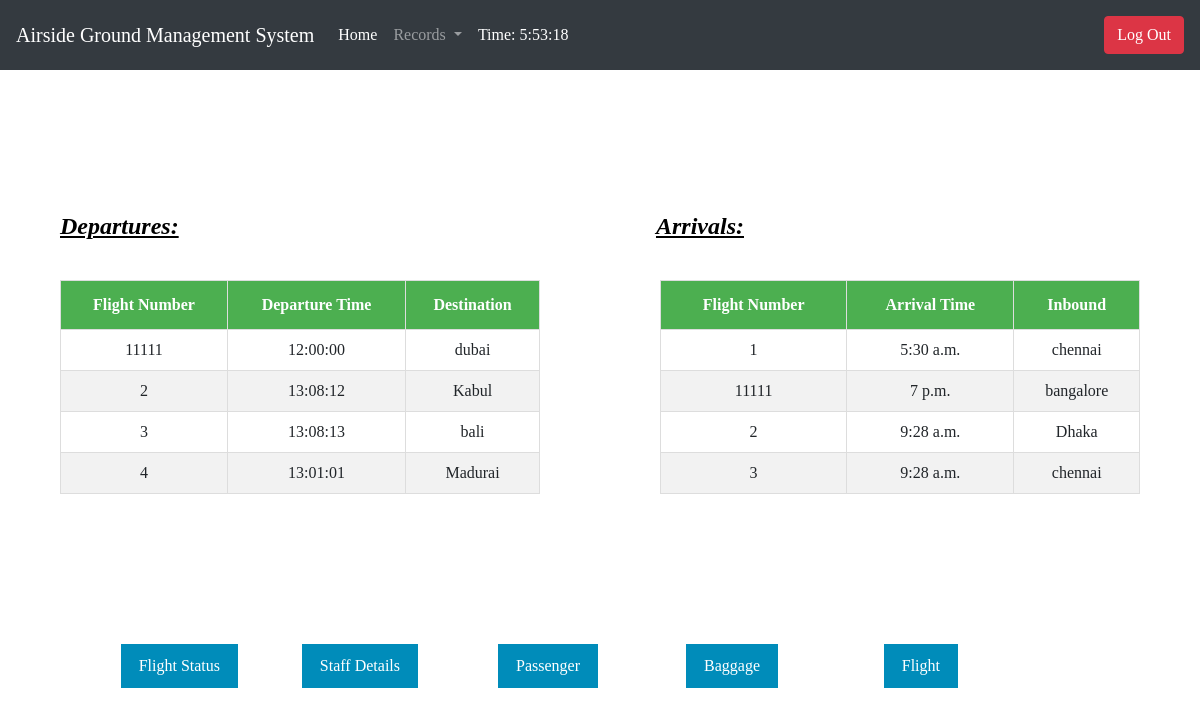
The app's page /home/ (signed in) with its own data.
### postlog/models.py (models this page shows)
class Flight(models.Model):
	fl_no= models.OneToOneField(FlightNum,on_delete=models.CASCADE, primary_key=True, related_name='fl4')
	park_bay= models.ForeignKey(Parking, on_delete=models.CASCADE)
	dest= models.ForeignKey(Destination, on_delete=models.CASCADE)
	dep_time= models.ForeignKey(DepartureTime, on_delete=models.CASCADE)
	inbound= models.CharField(max_length=15,blank=True)
	airline= models.ForeignKey(Airline,max_length=15, on_delete=models.CASCADE)
	arr_time= models.TimeField(null=True, blank=True)

class FlightNum(models.Model):
	fl_no =models.CharField(max_length=5,primary_key=True)
	def __str__(self):
		return self.fl_no

class DepartureTime(models.Model):
	fl_no= models.OneToOneField(FlightNum,on_delete=models.CASCADE,related_name='fl3')
	dep_time= models.CharField(max_length=9)
	def __str__(self):
		return self.dep_time

class Destination(models.Model):
	fl_no= models.OneToOneField(FlightNum,on_delete=models.CASCADE,related_name='fl1')
	dest= models.CharField(max_length=15,blank=True)
	def __str__(self):
		return self.dest

### airport/views.py (the view)
# urls.py: path('home/', HomePageView, name='home'),
def HomePageView(request):
	val = DepartureTime.objects.exclude(dep_time__iexact='None')
	val = val.values('fl_no')
	link = [None]*val.count()
	for i in range(val.count()):
		link[i] =int(val[i].get('fl_no'))
	cons = Flight.objects.filter(fl_no__in = link).order_by('fl_no')
	disks = Flight.objects.exclude(arr_time = None).order_by('fl_no')
	args = { 'cons' : cons, 'disks' : disks }
	return render(request, 'base_home.html', args)

### templates/base_home.html (shortened to what this page needs)
{%extends 'base_template1.html' %}
{% load static from staticfiles %}
{% load crispy_forms_tags %}
 {% block content %}
 <div>
  <table class="table table-bordered" id="departures">
    <thead>
      <tr>
        <th class="text-center" scope="col">Flight Number</th>
          <th class="text-center" scope="col">Departure Time</th>
          <th class="text-center" scope="col">Destination</th>
      </tr>
    </thead>
    <tbody>
      {% for con in cons %}
      <tr>
        <td class="text-center">{{con.fl_no}}</td>
          <td class="text-center">{{con.dep_time}}</td>
          <td class="text-center">{{con.dest}}</td>
      </tr>
      {%endfor%}
    </tbody>
  </table>
  <table class="table table-bordered" id="arrivals">
    <thead>
      <tr>
        <th class="text-center" scope="col">Flight Number</th>
          <th class="text-center" scope="col">Arrival Time</th>
          <th class="text-center" scope="col">Inbound</th>
      </tr>
    </thead>
    <tbody>
      {% for disk in disks %}
      <tr>
        <td class="text-center">{{disk.fl_no}}</td>
          <td class="text-center">{{disk.arr_time}}</td>
          <td class="text-center">{{disk.inbound}}</td>
      </tr>
      {%endfor%}
    </tbody>
  </table>
  <p id="Dep"><u><b><i>Departures:</i></b></u></p>
    <p id="Arr"><u><b><i>Arrivals:</i></b></u></p>
<a href='{%url "status_list" %}'><button type='button' class="but-a button-2">Flight Status</button></a>
<a href='{%url "crew_list" %}'><button type='button' class="but-b button-3">Staff Details</button></a>
<a href='{%url "passenger_list" %}'><button type='button' class="but-c button-4">Passenger</button></a>
<a href='{%url "baggage_list" %}'><button type='button' class="but-d button-5">Baggage</button></a>
<a href='{%url "flight_list" %}'><button type='button' class="but-e button-6">Flight</button></a>
</div>
  {%endblock%}

### assets/styles.css (style rules this page uses)
body { background-repeat: no-repeat; background-size: auto; color: #000; }
body * { font-family: Ubuntu; }
a, a:hover, a:visited { color: #fff; text-decoration: none; }
.but-a { background-color: #4CAF50; border: none; color: white; padding: 8px 16px; text-align: center; text-decoration: none; display: inline-block; font-size: 16px; margin: 4px 2px; -webkit-transition-duration: 0.4s; transition-duration: 0.4s; cursor: pointer; position: absolute; top: 80%; right: 80%; }
.but-b { background-color: #4CAF50; border: none; color: white; padding: 8px 16px; text-align: center; text-decoration: none; display: inline-block; font-size: 16px; margin: 4px 2px; -webkit-transition-duration: 0.4s; transition-duration: 0.4s; cursor: pointer; position: absolute; top: 80%; right: 65%; }
.but-c { background-color: #4CAF50; border: none; color: white; padding: 8px 16px; text-align: center; text-decoration: none; display: inline-block; font-size: 16px; margin: 4px 2px; -webkit-transition-duration: 0.4s; transition-duration: 0.4s; cursor: pointer; position: absolute; top: 80%; right: 50%; }
.but-d { background-color: #4CAF50; border: none; color: white; padding: 8px 16px; text-align: center; text-decoration: none; display: inline-block; font-size: 16px; margin: 4px 2px; -webkit-transition-duration: 0.4s; transition-duration: 0.4s; cursor: pointer; position: absolute; top: 80%; right: 35%; }
.but-e { background-color: #4CAF50; border: none; color: white; padding: 8px 16px; text-align: center; text-decoration: none; display: inline-block; font-size: 16px; margin: 4px 2px; -webkit-transition-duration: 0.4s; transition-duration: 0.4s; cursor: pointer; position: absolute; top: 80%; right: 20%; }
.button-2 { background-color: #008CBA; color: white; border: 2px solid #008CBA; }
.button-3 { background-color: #008CBA; color: white; border: 2px solid #008CBA; }
.button-4 { background-color: #008CBA; color: white; border: 2px solid #008CBA; }
.button-5 { background-color: #008CBA; color: white; border: 2px solid #008CBA; }
.button-6 { background-color: #008CBA; color: white; border: 2px solid #008CBA; }
#departures { font-family: "Trebuchet MS", Arial, Helvetica, sans-serif; border-collapse: collapse; width: 40%; position: absolute; top: 35%; left: 5%; }
#departures td, #departures th { border: 1px solid #ddd; padding: 8px; }
#departures tr:nth-child(even) { background-color: #f2f2f2; }
#departures th { padding-top: 12px; padding-bottom: 12px; text-align: left; background-color: #4CAF50; color: white; }
#arrivals { font-family: "Trebuchet MS", Arial, Helvetica, sans-serif; border-collapse: collapse; width: 40%; position: absolute; top: 35%; right: 5%; }
#arrivals td, #arrivals th { border: 1px solid #ddd; padding: 8px; }
#arrivals tr:nth-child(even) { background-color: #f2f2f2; }
#arrivals th { padding-top: 12px; padding-bottom: 12px; text-align: left; background-color: #4CAF50; color: white; }
#Dep { position: absolute; top: 26%; left: 5%; font-size: 150%; }
#Arr { position: absolute; top: 26%; right: 38%; font-size: 150%; }

### records on screen
Flight: fl_no "11111", dep_time "12:00:00", dest "dubai", arr_time "7 p.m.", inbound "bangalore"
Flight: fl_no "2", dep_time "13:08:12", dest "Kabul", arr_time "9:28 a.m.", inbound "Dhaka"
Flight: fl_no "3", dep_time "13:08:13", dest "bali", arr_time "9:28 a.m.", inbound "chennai"
Flight: fl_no "4", dep_time "13:01:01", dest "Madurai"
Flight: fl_no "1", arr_time "5:30 a.m.", inbound "chennai"
